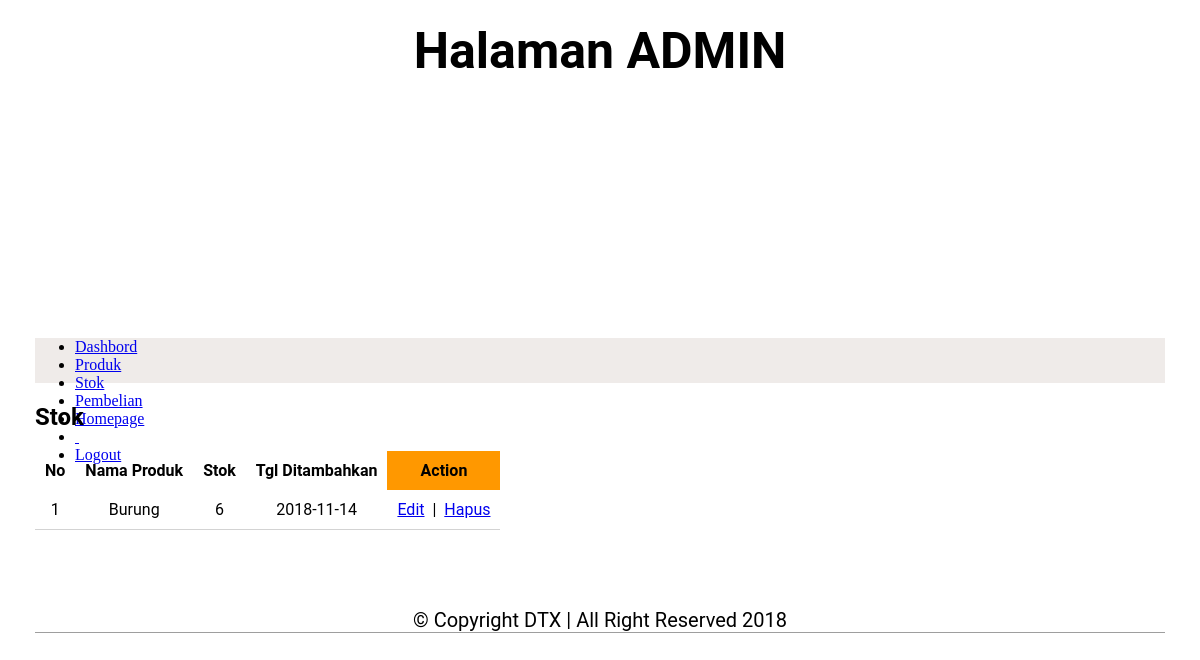
The app's page /admin?page=stok (signed in) with its own data.
### tables this page shows
CREATE TABLE IF NOT EXISTS `tbl_stok` (
  `id_stok` int(11) NOT NULL,
  `id_produk` int(11) NOT NULL,
  `jml_stok` int(5) NOT NULL,
  `tgl_msk` date NOT NULL
);

CREATE TABLE IF NOT EXISTS `tbl_produk` (
  `id_produk` int(11) NOT NULL,
  `kode_produk` varchar(50) NOT NULL,
  `nama_produk` varchar(50) NOT NULL,
  `stok` int(5) NOT NULL,
  `deskripsi` text NOT NULL,
  `harga` int(11) NOT NULL,
  `img` text NOT NULL
);

### config/class.php (called while the page is built, shortened)
<?php
class database
{
	private $dbhost = "localhost";
	private $dbuser = "root";
	private $dbpass = "";
	private $dbnama = "ecommerce";
	public $aksi;
	function koneksi()
	{
		$this->aksi = new mysqli($this->dbhost, $this->dbuser, $this->dbpass, $this->dbnama);
	}
	function tampil($sql)
	{
		$hasil = $this->aksi->query($sql) or die($this->aksi->error);
		if ($hasil) {
			return $hasil;
		}
	}
}
?>

### admin/stok.php (the view, shortened to what this page needs)
<div style="font-family: roboto;">
<h1>Stok</h1>
<table cellpadding="10" cellspacing="0">
	<thead align="center">
		<th>No</th>
		<th>Nama Produk</th>
		<th>Stok</th>
		<th>Tgl Ditambahkan</th>
		<th style="background-color: #ff9800;">Action</th>
	</thead>
<?php
$no=1;
$sql = "SELECT * FROM tbl_stok a INNER JOIN tbl_produk b ON a.id_produk = b.id_produk";
$baca = $db->tampil($sql);
while ($data = $baca->fetch_array()) {
?>
	<tr align="center">
		<td><?php echo $no++; ?></td>
		<td><?php echo $data['nama_produk'] ?></td>
		<td><?php echo $data['jml_stok']; ?></td>
		<td><?php echo $data['tgl_msk']; ?></td>
		<td>
			<a href="?page=stok&aksi=edit_stok&id_produk=<?php echo $data['id_produk']; ?>&id_stok=<?php echo $data['id_stok']; ?>&stok=<?php echo $data['jml_stok']; ?>">Edit</a>
			&nbsp;|&nbsp;
			<a onclick="return konfirmasi()" href="?aksi=hapus_stok&id_produk=<?php echo $data['id_produk']; ?>&id_stok=<?php echo $data['id_stok']; ?>">Hapus</a><a href=""></a>
		</td>
	</tr>
<?php } ?>
</table>

### css/style.css (style rules this page uses)
.container-inv th, td { border-bottom: 1px solid lightgrey; }

### records on screen
tbl_stok: id_produk.nama_produk "Burung", jml_stok "6", tgl_msk "2018-11-14"
